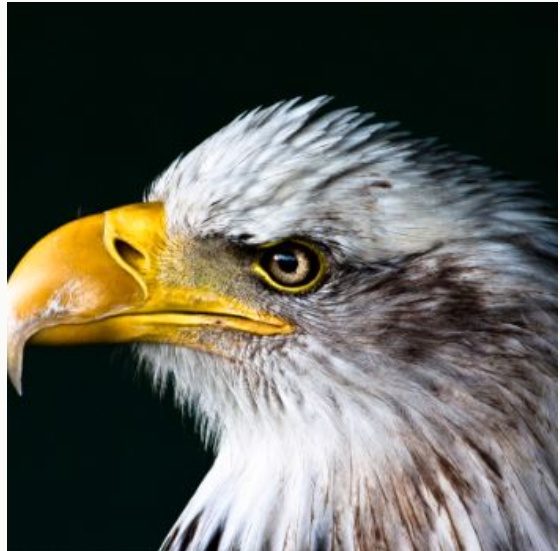
#> input picture opencv/saved_image.jpg, 560 x 551 px
$ jupyter execute 4.ipynb
#> lines starting #> are read from the running program, lines starting #| are printed output that depends on the picture; after the words box and inside, x2 and y2 are one past the last pixel; in counts of white or black regions, pixels touching at a corner belong together
[cell 1]
import cv2

# 读取图像
img = cv2.imread('saved_image.jpg')
#> img is the input picture: shape (551, 560, 3); mean B, G, R 85.2, 94.3, 94.4

# 访问像素值
pixel_value = img[100, 150]  # 访问 (150, 100) 位置的像素值
#> pixel_value = [7, 11, 0]
print(pixel_value)
#| [ 7 11  0]

[cell 2]
# 修改像素值
img[100, 150] = [255, 255, 255]  # 将 (150, 100) 位置的像素值设置为白色
#> img: shape (551, 560, 3); under 0.01% of pixels changed, all inside (x1, y1, x2, y2) = (150, 100, 151, 101)

[cell 3]
# 我们想要提取图像中左上角 100x100 像素的区域：
# 提取 ROI
roi = img[0:100, 0:100]
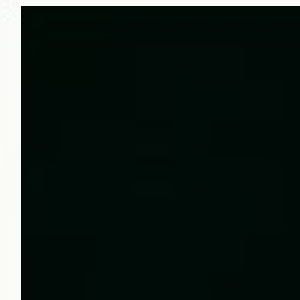
#> roi: shape (100, 100, 3) (shown 3 times larger); mean B, G, R 28.7, 32.7, 22.4

[cell 4]
# 修改 ROI
roi[:, :] = [0, 255, 0]  # 将 ROI 区域设置为绿色,会直接修改img中的对应区域
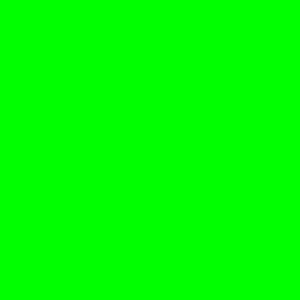
#> roi: shape (100, 100, 3) (shown 3 times larger); mean B, G, R 0, 255, 0

# 将修改后的 ROI 放回原图像
img[0:100, 0:100] = roi
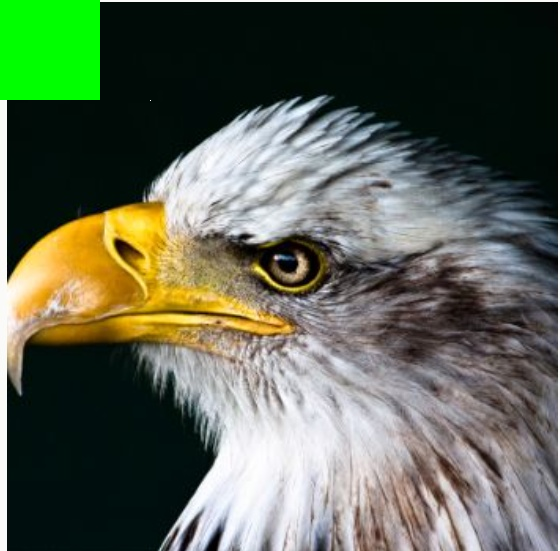
#> img: shape (551, 560, 3); mean B, G, R 84.3, 101.5, 93.7
cv2.imwrite('modified_image.jpg', img)  # 保存修改后的图像
#> Out = True

[cell 5]
# 通道分离，可以使用 cv2.split() 函数将图像的通道分离。
b, g, r = cv2.split(img)
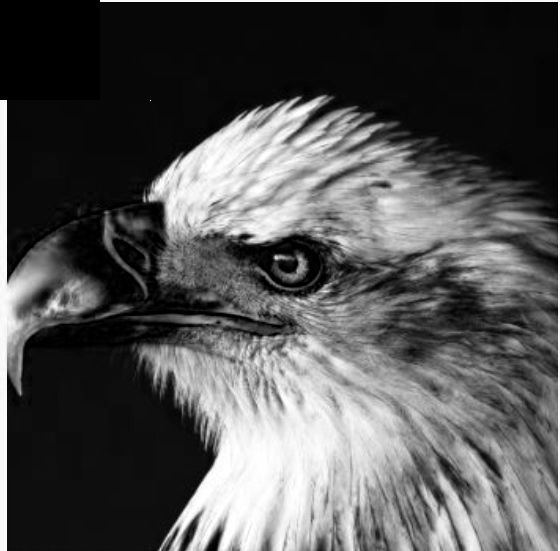
#> b: shape (551, 560); min 0, max 255, mean 84.3
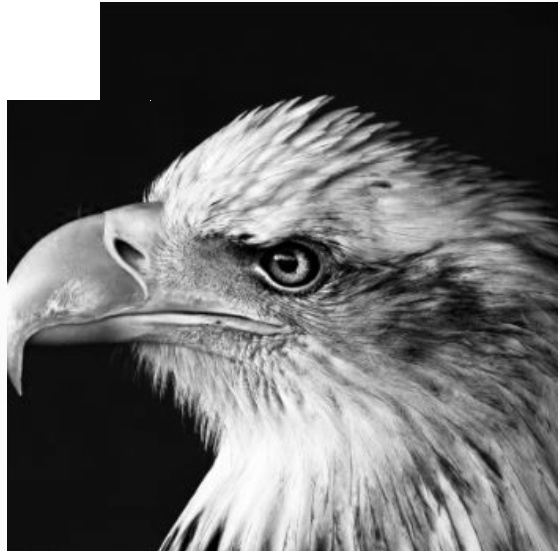
#> g: shape (551, 560); min 0, max 255, mean 101.5
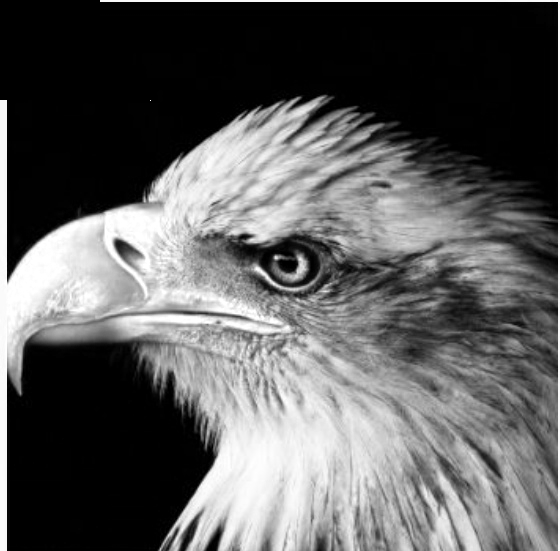
#> r: shape (551, 560); min 0, max 255, mean 93.7

[cell 6]
# 通道合并，分离后的通道可以使用 cv2.merge() 函数合并回原图像。
merged_img = cv2.merge([b, g, r])

[cell 7]
# 图像缩放
resized_img = cv2.resize(img, (200, 200))  # 将图像缩放为 200x200 像素

[cell 8]
# 图像旋转
(h, w) = img.shape[:2]# (h,w,c) = img.shape
#> h = 551; w = 560
center = (w // 2, h // 2)
#> center = (280, 275)
M = cv2.getRotationMatrix2D(center, 45, 1.0)  # 旋转 45 度，1.0 表示不缩放，如果是 0.5 就是缩小一半，2.0 就是放大一倍
rotated_img = cv2.warpAffine(img, M, (w, h))    #这里用的是w，h，即新图像的宽度和高度
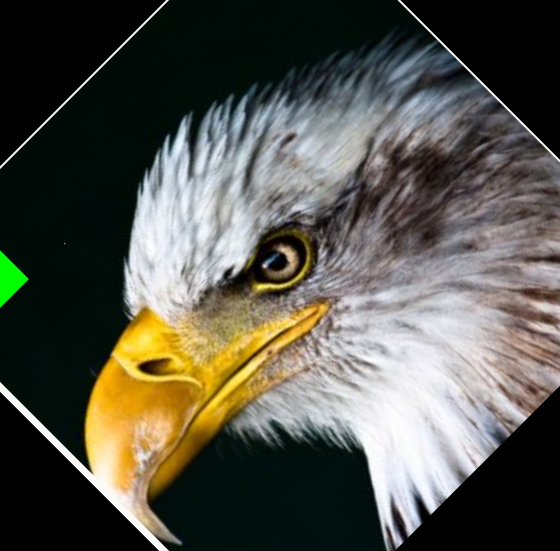
#> rotated_img: shape (551, 560, 3); mean B, G, R 75.7, 85.3, 86
cv2.imwrite('rotated_image.jpg', rotated_img)  # 保存旋转后的图像
#> Out = True

[cell 9]
import numpy as np
# 图像平移
M = np.float32([[1, 0, 100], [0, 1, 50]])  # 向右平移 100 像素，向下平移 50 像素
translated_img = cv2.warpAffine(img, M, (w, h)) #应用矩阵效果
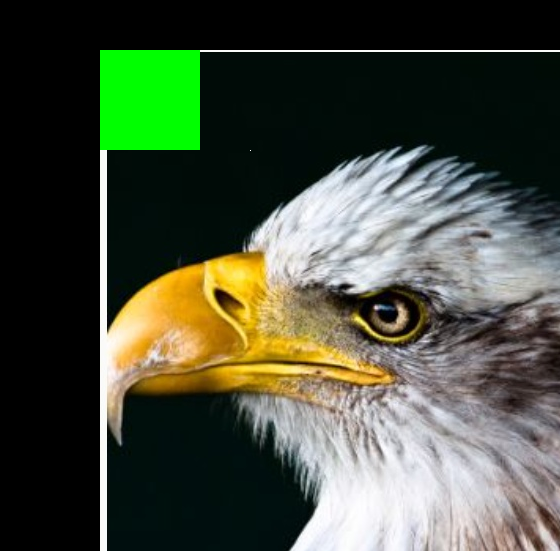
#> translated_img: shape (551, 560, 3); mean B, G, R 61.9, 79.6, 72.2

[cell 10]
# 图像翻转
flipped_img = cv2.flip(img, 1)  # 水平翻转
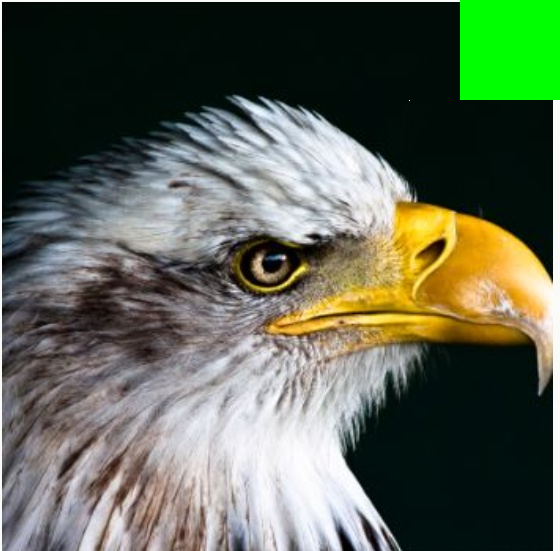
#> flipped_img: shape (551, 560, 3); mean B, G, R 84.3, 101.5, 93.7
cv2.imshow('Flipped Image', flipped_img)
cv2.waitKey(0)

[cell 11]
filpped_img_vertical = cv2.flip(img, 0)  # 垂直翻转
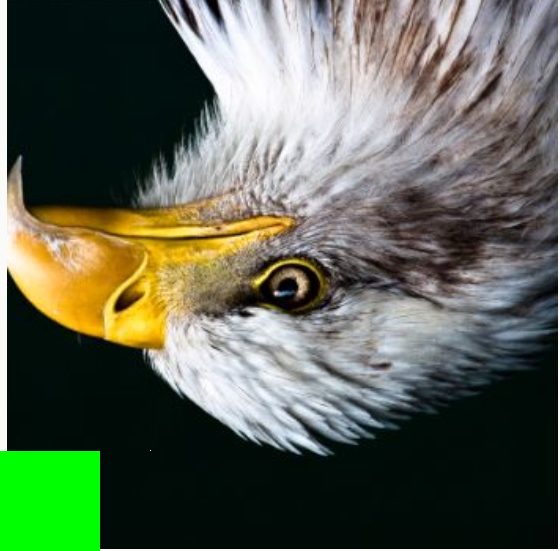
#> filpped_img_vertical: shape (551, 560, 3); mean B, G, R 84.3, 101.5, 93.7
cv2.imshow('original Image', img)
cv2.imshow('Flipped Image Vertical', filpped_img_vertical)
cv2.waitKey(0)
